Frame 1 (no input): blank canvas, image omitted
Frame 60 (no input): blank canvas, image omitted
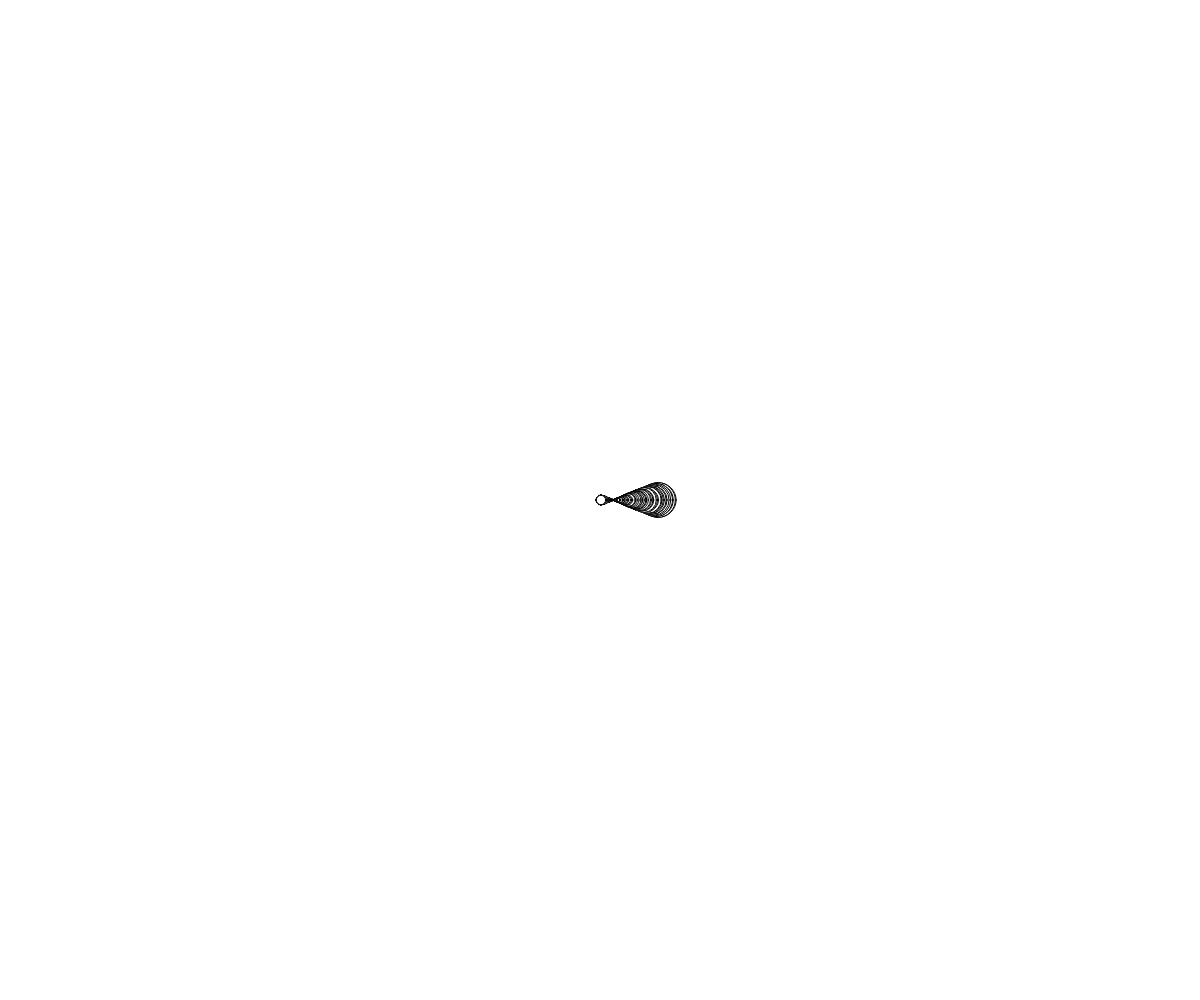
Frame 120 (the mouse pressed at the canvas centre since frame 60)

The p5.js sketch whose frames 1 and 60 were blank and that drew this single picture after the mouse press (run headless with seeded random() and noise() and a simulated clock; from frame 60 on, the mouse is pressed at the canvas centre):

// p5.js sketch
// ── sketch.js
var circles = [];

function Circle(_x, _y){
  this.x = _x;
  this.y = _y;

  this.size = 10;

  this.display = function(){
    this.x++; // increment it by 1
    this.size = this.size - random(.5,1);
    fill(255);
    ellipse(this.x, this.y, this.size, this.size);
  }
}

function setup() {
  createCanvas(windowWidth, windowHeight);
}

function draw() {
  for (var i = 0; i < circles.length; i++){
    circles[i].display();
    if (circles[i].x > width){
      circles.splice(i,1);
    }
  }
  if(mouseIsPressed){
    circles.push(new Circle(mouseX,mouseY));
  }
}

function windowResized() { // called once every time the browser window is resized
  resizeCanvas(windowWidth, windowHeight);
}
